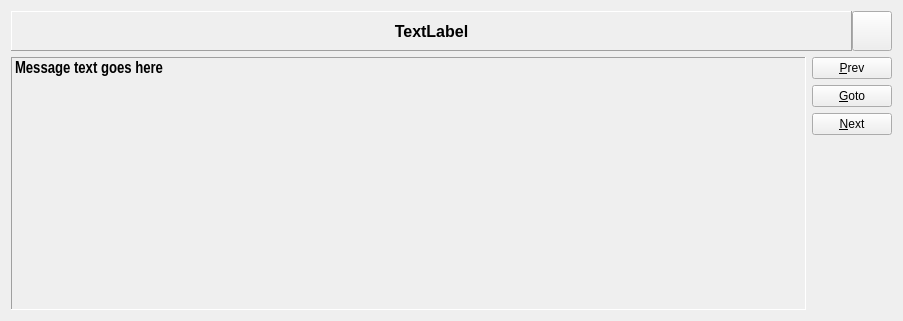
<?xml version="1.0" encoding="UTF-8"?>
<ui version="4.0">
 <class>MessageWidget</class>
 <widget class="QWidget" name="MessageWidget">
  <property name="geometry">
   <rect>
    <x>0</x>
    <y>0</y>
    <width>903</width>
    <height>321</height>
   </rect>
  </property>
  <property name="sizePolicy">
   <sizepolicy hsizetype="Preferred" vsizetype="Preferred">
    <horstretch>0</horstretch>
    <verstretch>0</verstretch>
   </sizepolicy>
  </property>
  <property name="windowTitle">
   <string>Form</string>
  </property>
  <layout class="QVBoxLayout" name="verticalLayout">
   <item>
    <widget class="QWidget" name="widget_2" native="true">
     <layout class="QHBoxLayout" name="horizontalLayout_2">
      <property name="spacing">
       <number>0</number>
      </property>
      <property name="margin">
       <number>0</number>
      </property>
      <item>
       <widget class="QFrame" name="frame">
        <property name="minimumSize">
         <size>
          <width>0</width>
          <height>40</height>
         </size>
        </property>
        <property name="maximumSize">
         <size>
          <width>16777215</width>
          <height>40</height>
         </size>
        </property>
        <property name="frameShape">
         <enum>QFrame::Panel</enum>
        </property>
        <property name="frameShadow">
         <enum>QFrame::Raised</enum>
        </property>
        <layout class="QHBoxLayout" name="horizontalLayout_3">
         <item>
          <widget class="QLabel" name="titleLabel">
           <property name="font">
            <font>
             <family>Arial</family>
             <pointsize>12</pointsize>
             <weight>75</weight>
             <bold>true</bold>
            </font>
           </property>
           <property name="text">
            <string>TextLabel</string>
           </property>
           <property name="alignment">
            <set>Qt::AlignCenter</set>
           </property>
          </widget>
         </item>
        </layout>
       </widget>
      </item>
      <item>
       <widget class="QToolButton" name="magnifyButton">
        <property name="minimumSize">
         <size>
          <width>40</width>
          <height>40</height>
         </size>
        </property>
        <property name="text">
         <string/>
        </property>
        <property name="icon">
         <iconset resource="application.qrc">
          <normaloff>:/images/cut.png</normaloff>
          <normalon>:/images/new.png</normalon>:/images/cut.png</iconset>
        </property>
        <property name="checkable">
         <bool>true</bool>
        </property>
        <property name="toolButtonStyle">
         <enum>Qt::ToolButtonIconOnly</enum>
        </property>
        <property name="autoRaise">
         <bool>false</bool>
        </property>
       </widget>
      </item>
     </layout>
    </widget>
   </item>
   <item>
    <widget class="QWidget" name="widget" native="true">
     <layout class="QHBoxLayout" name="horizontalLayout">
      <property name="margin">
       <number>0</number>
      </property>
      <item>
       <widget class="QLabel" name="messagePane">
        <property name="sizePolicy">
         <sizepolicy hsizetype="MinimumExpanding" vsizetype="Preferred">
          <horstretch>0</horstretch>
          <verstretch>0</verstretch>
         </sizepolicy>
        </property>
        <property name="font">
         <font>
          <family>Arial Narrow</family>
          <pointsize>12</pointsize>
          <weight>75</weight>
          <bold>true</bold>
         </font>
        </property>
        <property name="frameShape">
         <enum>QFrame::Panel</enum>
        </property>
        <property name="frameShadow">
         <enum>QFrame::Sunken</enum>
        </property>
        <property name="text">
         <string>Message text goes here</string>
        </property>
        <property name="textFormat">
         <enum>Qt::PlainText</enum>
        </property>
        <property name="alignment">
         <set>Qt::AlignLeading|Qt::AlignLeft|Qt::AlignTop</set>
        </property>
        <property name="wordWrap">
         <bool>true</bool>
        </property>
       </widget>
      </item>
      <item>
       <widget class="QWidget" name="buttonsPane" native="true">
        <property name="maximumSize">
         <size>
          <width>100</width>
          <height>16777215</height>
         </size>
        </property>
        <layout class="QVBoxLayout" name="verticalLayout_3">
         <property name="leftMargin">
          <number>0</number>
         </property>
         <property name="topMargin">
          <number>0</number>
         </property>
         <property name="rightMargin">
          <number>0</number>
         </property>
         <item>
          <layout class="QVBoxLayout" name="verticalLayout_2">
           <property name="sizeConstraint">
            <enum>QLayout::SetMaximumSize</enum>
           </property>
           <item>
            <widget class="QPushButton" name="prevButton">
             <property name="text">
              <string>&amp;Prev</string>
             </property>
            </widget>
           </item>
           <item>
            <widget class="QPushButton" name="gotoButton">
             <property name="sizePolicy">
              <sizepolicy hsizetype="Maximum" vsizetype="Fixed">
               <horstretch>0</horstretch>
               <verstretch>0</verstretch>
              </sizepolicy>
             </property>
             <property name="text">
              <string>&amp;Goto</string>
             </property>
            </widget>
           </item>
           <item>
            <widget class="QPushButton" name="nextButton">
             <property name="sizePolicy">
              <sizepolicy hsizetype="Maximum" vsizetype="Fixed">
               <horstretch>0</horstretch>
               <verstretch>0</verstretch>
              </sizepolicy>
             </property>
             <property name="text">
              <string>&amp;Next</string>
             </property>
            </widget>
           </item>
           <item>
            <spacer name="verticalSpacer">
             <property name="orientation">
              <enum>Qt::Vertical</enum>
             </property>
             <property name="sizeHint" stdset="0">
              <size>
               <width>20</width>
               <height>40</height>
              </size>
             </property>
            </spacer>
           </item>
          </layout>
         </item>
        </layout>
       </widget>
      </item>
     </layout>
    </widget>
   </item>
  </layout>
 </widget>
 <resources>
  <include location="application.qrc"/>
 </resources>
 <connections/>
</ui>
